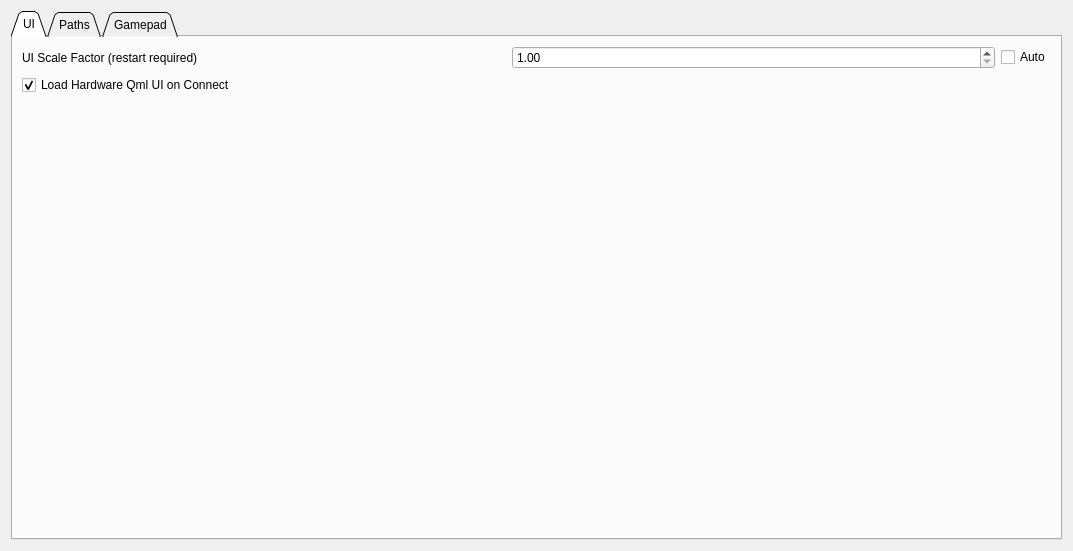
<?xml version="1.0" encoding="UTF-8"?>
<ui version="4.0">
 <class>PageSettings</class>
 <widget class="QWidget" name="PageSettings">
  <property name="geometry">
   <rect>
    <x>0</x>
    <y>0</y>
    <width>1073</width>
    <height>551</height>
   </rect>
  </property>
  <property name="windowTitle">
   <string>Form</string>
  </property>
  <layout class="QVBoxLayout" name="verticalLayout_2">
   <item>
    <widget class="QTabWidget" name="tabWidget">
     <property name="tabShape">
      <enum>QTabWidget::Triangular</enum>
     </property>
     <property name="currentIndex">
      <number>0</number>
     </property>
     <widget class="QWidget" name="tab">
      <attribute name="title">
       <string>UI</string>
      </attribute>
      <layout class="QVBoxLayout" name="verticalLayout">
       <item>
        <layout class="QHBoxLayout" name="horizontalLayout">
         <item>
          <widget class="QLabel" name="label">
           <property name="text">
            <string>UI Scale Factor (restart required)</string>
           </property>
          </widget>
         </item>
         <item>
          <widget class="QDoubleSpinBox" name="uiScaleBox">
           <property name="toolTip">
            <string>&lt;html&gt;&lt;head/&gt;&lt;body&gt;&lt;p&gt;Scale the user intefrace with this factor. Useful for high resolution monitors. VESC Tool must be restarted for this setting to take effect.&lt;/p&gt;&lt;/body&gt;&lt;/html&gt;</string>
           </property>
           <property name="minimum">
            <double>1.000000000000000</double>
           </property>
           <property name="maximum">
            <double>3.000000000000000</double>
           </property>
           <property name="singleStep">
            <double>0.100000000000000</double>
           </property>
          </widget>
         </item>
         <item>
          <widget class="QCheckBox" name="uiAutoScaleBox">
           <property name="sizePolicy">
            <sizepolicy hsizetype="Fixed" vsizetype="Fixed">
             <horstretch>0</horstretch>
             <verstretch>0</verstretch>
            </sizepolicy>
           </property>
           <property name="toolTip">
            <string>&lt;html&gt;&lt;head/&gt;&lt;body&gt;&lt;p&gt;Try to determine the scaling factor automatically from the screen resolution and the system font settings. VESC Tool must be restarted for this setting to take effect.&lt;/p&gt;&lt;/body&gt;&lt;/html&gt;</string>
           </property>
           <property name="text">
            <string>Auto</string>
           </property>
          </widget>
         </item>
        </layout>
       </item>
       <item>
        <widget class="QCheckBox" name="loadQmlUiConnectBox">
         <property name="text">
          <string>Load Hardware Qml UI on Connect</string>
         </property>
         <property name="checked">
          <bool>true</bool>
         </property>
        </widget>
       </item>
       <item>
        <spacer name="verticalSpacer">
         <property name="orientation">
          <enum>Qt::Vertical</enum>
         </property>
         <property name="sizeHint" stdset="0">
          <size>
           <width>20</width>
           <height>144</height>
          </size>
         </property>
        </spacer>
       </item>
      </layout>
     </widget>
     <widget class="QWidget" name="tab_3">
      <attribute name="title">
       <string>Paths</string>
      </attribute>
      <layout class="QVBoxLayout" name="verticalLayout_3">
       <item>
        <layout class="QGridLayout" name="gridLayout_4">
         <item row="0" column="0">
          <widget class="QLabel" name="label_6">
           <property name="text">
            <string>RT Data Log</string>
           </property>
          </widget>
         </item>
         <item row="0" column="1">
          <widget class="QLineEdit" name="pathRtLogEdit">
           <property name="text">
            <string/>
           </property>
          </widget>
         </item>
         <item row="0" column="2">
          <widget class="QPushButton" name="pathRtLogChooseButton">
           <property name="toolTip">
            <string>Choose output directory</string>
           </property>
           <property name="text">
            <string/>
           </property>
           <property name="icon">
            <iconset resource="../res.qrc">
             <normaloff>:/res/icons/Open Folder-96.png</normaloff>:/res/icons/Open Folder-96.png</iconset>
           </property>
          </widget>
         </item>
         <item row="1" column="0">
          <widget class="QLabel" name="label_7">
           <property name="text">
            <string>Script Input Files</string>
           </property>
          </widget>
         </item>
         <item row="1" column="1">
          <widget class="QLineEdit" name="pathScriptInputEdit">
           <property name="text">
            <string/>
           </property>
          </widget>
         </item>
         <item row="1" column="2">
          <widget class="QPushButton" name="pathScriptInputChooseButton">
           <property name="toolTip">
            <string>Choose output directory</string>
           </property>
           <property name="text">
            <string/>
           </property>
           <property name="icon">
            <iconset resource="../res.qrc">
             <normaloff>:/res/icons/Open Folder-96.png</normaloff>:/res/icons/Open Folder-96.png</iconset>
           </property>
          </widget>
         </item>
        </layout>
       </item>
       <item>
        <spacer name="verticalSpacer_4">
         <property name="orientation">
          <enum>Qt::Vertical</enum>
         </property>
         <property name="sizeHint" stdset="0">
          <size>
           <width>20</width>
           <height>417</height>
          </size>
         </property>
        </spacer>
       </item>
      </layout>
     </widget>
     <widget class="QWidget" name="tab_2">
      <attribute name="title">
       <string>Gamepad</string>
      </attribute>
      <layout class="QVBoxLayout" name="verticalLayout_4" stretch="0,0,1">
       <item>
        <widget class="QGroupBox" name="groupBox_2">
         <property name="title">
          <string>Axis Monitoring and Configuration</string>
         </property>
         <layout class="QHBoxLayout" name="horizontalLayout_2" stretch="1,1">
          <property name="leftMargin">
           <number>6</number>
          </property>
          <property name="topMargin">
           <number>6</number>
          </property>
          <property name="rightMargin">
           <number>6</number>
          </property>
          <property name="bottomMargin">
           <number>6</number>
          </property>
          <item>
           <layout class="QGridLayout" name="gridLayout">
            <property name="spacing">
             <number>2</number>
            </property>
            <item row="3" column="1">
             <widget class="QProgressBar" name="jsAxis4Bar">
              <property name="minimum">
               <number>-1000</number>
              </property>
              <property name="maximum">
               <number>1000</number>
              </property>
              <property name="value">
               <number>0</number>
              </property>
              <property name="format">
               <string>%v</string>
              </property>
             </widget>
            </item>
            <item row="0" column="1">
             <widget class="QProgressBar" name="jsAxis1Bar">
              <property name="minimum">
               <number>-1000</number>
              </property>
              <property name="maximum">
               <number>1000</number>
              </property>
              <property name="value">
               <number>0</number>
              </property>
              <property name="format">
               <string>%v</string>
              </property>
             </widget>
            </item>
            <item row="1" column="1">
             <widget class="QProgressBar" name="jsAxis2Bar">
              <property name="minimum">
               <number>-1000</number>
              </property>
              <property name="maximum">
               <number>1000</number>
              </property>
              <property name="value">
               <number>0</number>
              </property>
              <property name="format">
               <string>%v</string>
              </property>
             </widget>
            </item>
            <item row="0" column="0">
             <widget class="QLabel" name="label_2">
              <property name="text">
               <string>Axis 1</string>
              </property>
             </widget>
            </item>
            <item row="1" column="0">
             <widget class="QLabel" name="label_3">
              <property name="text">
               <string>Axis 2</string>
              </property>
             </widget>
            </item>
            <item row="3" column="0">
             <widget class="QLabel" name="label_5">
              <property name="text">
               <string>Axis 4</string>
              </property>
             </widget>
            </item>
            <item row="2" column="1">
             <widget class="QProgressBar" name="jsAxis3Bar">
              <property name="minimum">
               <number>-1000</number>
              </property>
              <property name="maximum">
               <number>1000</number>
              </property>
              <property name="value">
               <number>0</number>
              </property>
              <property name="format">
               <string>%v</string>
              </property>
             </widget>
            </item>
            <item row="2" column="0">
             <widget class="QLabel" name="label_4">
              <property name="text">
               <string>Axis 3</string>
              </property>
             </widget>
            </item>
            <item row="0" column="2">
             <widget class="QPushButton" name="jsConf1Button">
              <property name="text">
               <string>Configure</string>
              </property>
              <property name="icon">
               <iconset resource="../res.qrc">
                <normaloff>:/res/icons/Horizontal Settings Mixer-96.png</normaloff>:/res/icons/Horizontal Settings Mixer-96.png</iconset>
              </property>
             </widget>
            </item>
            <item row="1" column="2">
             <widget class="QPushButton" name="jsConf2Button">
              <property name="text">
               <string>Configure</string>
              </property>
              <property name="icon">
               <iconset resource="../res.qrc">
                <normaloff>:/res/icons/Horizontal Settings Mixer-96.png</normaloff>:/res/icons/Horizontal Settings Mixer-96.png</iconset>
              </property>
             </widget>
            </item>
            <item row="2" column="2">
             <widget class="QPushButton" name="jsConf3Button">
              <property name="text">
               <string>Configure</string>
              </property>
              <property name="icon">
               <iconset resource="../res.qrc">
                <normaloff>:/res/icons/Horizontal Settings Mixer-96.png</normaloff>:/res/icons/Horizontal Settings Mixer-96.png</iconset>
              </property>
             </widget>
            </item>
            <item row="3" column="2">
             <widget class="QPushButton" name="jsConf4Button">
              <property name="text">
               <string>Configure</string>
              </property>
              <property name="icon">
               <iconset resource="../res.qrc">
                <normaloff>:/res/icons/Horizontal Settings Mixer-96.png</normaloff>:/res/icons/Horizontal Settings Mixer-96.png</iconset>
              </property>
             </widget>
            </item>
           </layout>
          </item>
          <item>
           <layout class="QGridLayout" name="gridLayout_2">
            <property name="spacing">
             <number>2</number>
            </property>
            <item row="1" column="1">
             <widget class="QPushButton" name="jsConnectButton">
              <property name="text">
               <string>Connect</string>
              </property>
              <property name="icon">
               <iconset resource="../res.qrc">
                <normaloff>:/res/icons/Connected-96.png</normaloff>:/res/icons/Connected-96.png</iconset>
              </property>
             </widget>
            </item>
            <item row="1" column="0">
             <widget class="QPushButton" name="jsScanButton">
              <property name="text">
               <string>Scan</string>
              </property>
              <property name="icon">
               <iconset resource="../res.qrc">
                <normaloff>:/res/icons/Refresh-96.png</normaloff>:/res/icons/Refresh-96.png</iconset>
              </property>
             </widget>
            </item>
            <item row="0" column="0" colspan="2">
             <widget class="QComboBox" name="jsListBox"/>
            </item>
            <item row="3" column="1">
             <spacer name="verticalSpacer_2">
              <property name="orientation">
               <enum>Qt::Vertical</enum>
              </property>
              <property name="sizeHint" stdset="0">
               <size>
                <width>20</width>
                <height>10</height>
               </size>
              </property>
             </spacer>
            </item>
            <item row="2" column="0" colspan="2">
             <widget class="QPushButton" name="jsResetConfigButton">
              <property name="text">
               <string>Reset Configuration</string>
              </property>
              <property name="icon">
               <iconset resource="../res.qrc">
                <normaloff>:/res/icons/Restart-96.png</normaloff>:/res/icons/Restart-96.png</iconset>
              </property>
             </widget>
            </item>
           </layout>
          </item>
         </layout>
        </widget>
       </item>
       <item>
        <widget class="QGroupBox" name="groupBox">
         <property name="title">
          <string>Interpretation</string>
         </property>
         <layout class="QGridLayout" name="gridLayout_3">
          <property name="leftMargin">
           <number>6</number>
          </property>
          <property name="topMargin">
           <number>6</number>
          </property>
          <property name="rightMargin">
           <number>6</number>
          </property>
          <property name="bottomMargin">
           <number>6</number>
          </property>
          <property name="spacing">
           <number>2</number>
          </property>
          <item row="3" column="1">
           <widget class="QDoubleSpinBox" name="jsCurrentMaxBox">
            <property name="prefix">
             <string>Max Current: </string>
            </property>
            <property name="suffix">
             <string> A</string>
            </property>
            <property name="maximum">
             <double>1000.000000000000000</double>
            </property>
            <property name="value">
             <double>10.000000000000000</double>
            </property>
           </widget>
          </item>
          <item row="4" column="1">
           <widget class="QDoubleSpinBox" name="jsErpmMaxBox">
            <property name="prefix">
             <string>Max ERPM: </string>
            </property>
            <property name="decimals">
             <number>0</number>
            </property>
            <property name="maximum">
             <double>300000.000000000000000</double>
            </property>
            <property name="value">
             <double>60000.000000000000000</double>
            </property>
           </widget>
          </item>
          <item row="2" column="0">
           <widget class="QCheckBox" name="jsBidirectionalBox">
            <property name="text">
             <string>Bidirectional</string>
            </property>
           </widget>
          </item>
          <item row="0" column="1">
           <widget class="QComboBox" name="jsControlTypeBox">
            <item>
             <property name="text">
              <string>Current Control</string>
             </property>
            </item>
            <item>
             <property name="text">
              <string>Current Control Brake</string>
             </property>
            </item>
            <item>
             <property name="text">
              <string>Duty Control</string>
             </property>
            </item>
            <item>
             <property name="text">
              <string>Speed Control</string>
             </property>
            </item>
            <item>
             <property name="text">
              <string>Position Control</string>
             </property>
            </item>
           </widget>
          </item>
          <item row="4" column="0">
           <widget class="QDoubleSpinBox" name="jsErpmMinBox">
            <property name="prefix">
             <string>Min ERPM: </string>
            </property>
            <property name="decimals">
             <number>0</number>
            </property>
            <property name="minimum">
             <double>-300000.000000000000000</double>
            </property>
            <property name="maximum">
             <double>0.000000000000000</double>
            </property>
            <property name="value">
             <double>-30000.000000000000000</double>
            </property>
           </widget>
          </item>
          <item row="3" column="0">
           <widget class="QDoubleSpinBox" name="jsCurrentMinBox">
            <property name="prefix">
             <string>Min Current: </string>
            </property>
            <property name="suffix">
             <string> A</string>
            </property>
            <property name="minimum">
             <double>-1000.000000000000000</double>
            </property>
            <property name="maximum">
             <double>0.000000000000000</double>
            </property>
            <property name="value">
             <double>-10.000000000000000</double>
            </property>
           </widget>
          </item>
          <item row="2" column="1">
           <widget class="QCheckBox" name="jsInvertedBox">
            <property name="text">
             <string>Inverted</string>
            </property>
           </widget>
          </item>
          <item row="5" column="0">
           <widget class="QCheckBox" name="jsConfigOkBox">
            <property name="text">
             <string>Configuration is OK (check this box manually when done)</string>
            </property>
           </widget>
          </item>
          <item row="1" column="1">
           <widget class="QSpinBox" name="jsMaxBox">
            <property name="prefix">
             <string>Max: </string>
            </property>
            <property name="minimum">
             <number>-1000</number>
            </property>
            <property name="maximum">
             <number>1000</number>
            </property>
            <property name="value">
             <number>1000</number>
            </property>
           </widget>
          </item>
          <item row="1" column="0">
           <widget class="QSpinBox" name="jsMinBox">
            <property name="prefix">
             <string>Min: </string>
            </property>
            <property name="minimum">
             <number>-1000</number>
            </property>
            <property name="maximum">
             <number>1000</number>
            </property>
            <property name="value">
             <number>-1000</number>
            </property>
           </widget>
          </item>
          <item row="6" column="0" colspan="2">
           <widget class="DisplayBar" name="jsDisp" native="true">
            <property name="minimumSize">
             <size>
              <width>0</width>
              <height>30</height>
             </size>
            </property>
           </widget>
          </item>
          <item row="0" column="0">
           <widget class="QComboBox" name="jseAxisBox">
            <item>
             <property name="text">
              <string>Use Axis 1</string>
             </property>
            </item>
            <item>
             <property name="text">
              <string>Use Axis 2</string>
             </property>
            </item>
            <item>
             <property name="text">
              <string>Use Axis 3</string>
             </property>
            </item>
            <item>
             <property name="text">
              <string>Use Axis 4</string>
             </property>
            </item>
           </widget>
          </item>
         </layout>
        </widget>
       </item>
       <item>
        <spacer name="verticalSpacer_3">
         <property name="orientation">
          <enum>Qt::Vertical</enum>
         </property>
         <property name="sizeHint" stdset="0">
          <size>
           <width>20</width>
           <height>40</height>
          </size>
         </property>
        </spacer>
       </item>
      </layout>
     </widget>
    </widget>
   </item>
  </layout>
 </widget>
 <customwidgets>
  <customwidget>
   <class>DisplayBar</class>
   <extends>QWidget</extends>
   <header>widgets/displaybar.h</header>
   <container>1</container>
  </customwidget>
 </customwidgets>
 <resources>
  <include location="../res.qrc"/>
 </resources>
 <connections/>
</ui>
